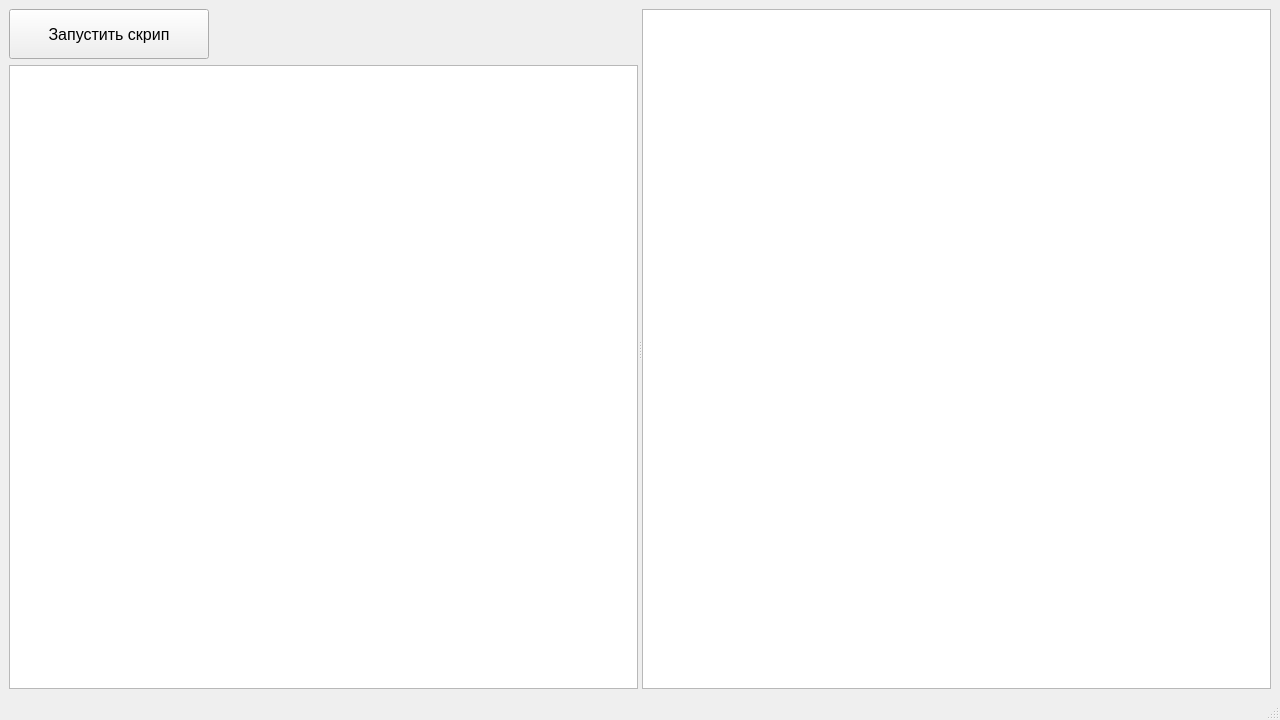
<?xml version="1.0" encoding="UTF-8"?>
<ui version="4.0">
 <class>MainWindow</class>
 <widget class="QMainWindow" name="MainWindow">
  <property name="geometry">
   <rect>
    <x>0</x>
    <y>0</y>
    <width>1280</width>
    <height>720</height>
   </rect>
  </property>
  <property name="windowTitle">
   <string>MainWindow</string>
  </property>
  <widget class="QWidget" name="centralwidget">
   <layout class="QGridLayout" name="gridLayout">
    <item row="0" column="0">
     <widget class="QSplitter" name="splitter">
      <property name="lineWidth">
       <number>0</number>
      </property>
      <property name="orientation">
       <enum>Qt::Horizontal</enum>
      </property>
      <property name="childrenCollapsible">
       <bool>false</bool>
      </property>
      <widget class="QWidget" name="">
       <layout class="QVBoxLayout" name="verticalLayout">
        <item>
         <widget class="QPushButton" name="pushButton">
          <property name="sizePolicy">
           <sizepolicy hsizetype="Fixed" vsizetype="Fixed">
            <horstretch>0</horstretch>
            <verstretch>0</verstretch>
           </sizepolicy>
          </property>
          <property name="minimumSize">
           <size>
            <width>200</width>
            <height>50</height>
           </size>
          </property>
          <property name="font">
           <font>
            <pointsize>12</pointsize>
           </font>
          </property>
          <property name="text">
           <string>Запустить скрип</string>
          </property>
         </widget>
        </item>
        <item>
         <widget class="QPlainTextEdit" name="m_scriptField"/>
        </item>
       </layout>
      </widget>
      <widget class="QGraphicsView" name="graphicsView"/>
     </widget>
    </item>
   </layout>
  </widget>
  <widget class="QMenuBar" name="menubar">
   <property name="geometry">
    <rect>
     <x>0</x>
     <y>0</y>
     <width>1280</width>
     <height>20</height>
    </rect>
   </property>
  </widget>
  <widget class="QStatusBar" name="statusbar"/>
 </widget>
 <resources/>
 <connections/>
</ui>
